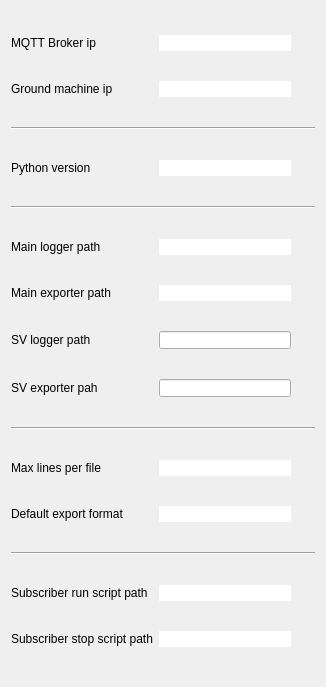
             <widget class="QWidget" name="settings_scroll_area_widget">
              <property name="geometry">
               <rect>
                <x>0</x>
                <y>0</y>
                <width>326</width>
                <height>687</height>
               </rect>
              </property>
              <property name="styleSheet">
               <string notr="true"/>
              </property>
              <layout class="QGridLayout" name="gridLayout_22">
               <item row="7" column="0" alignment="Qt::AlignVCenter">
                <widget class="QLabel" name="label_65">
                 <property name="text">
                  <string>SV logger path</string>
                 </property>
                </widget>
               </item>
               <item row="12" column="0" alignment="Qt::AlignVCenter">
                <widget class="QLabel" name="label_40">
                 <property name="text">
                  <string>Default export format</string>
                 </property>
                </widget>
               </item>
               <item row="6" column="0" alignment="Qt::AlignVCenter">
                <widget class="QLabel" name="label_39">
                 <property name="text">
                  <string>Main exporter path</string>
                 </property>
                </widget>
               </item>
               <item row="5" column="1">
                <widget class="QLineEdit" name="settings_logger_path">
                 <property name="styleSheet">
                  <string notr="true">margin-right: 24px;</string>
                 </property>
                 <property name="frame">
                  <bool>false</bool>
                 </property>
                </widget>
               </item>
               <item row="9" column="0" alignment="Qt::AlignVCenter">
                <widget class="QLabel" name="label_66">
                 <property name="text">
                  <string>SV exporter pah</string>
                 </property>
                </widget>
               </item>
               <item row="3" column="1">
                <widget class="QLineEdit" name="settings_py_version">
                 <property name="styleSheet">
                  <string notr="true">margin-right: 24px;</string>
                 </property>
                 <property name="frame">
                  <bool>false</bool>
                 </property>
                </widget>
               </item>
               <item row="13" column="0" colspan="2">
                <widget class="Line" name="line_3">
                 <property name="orientation">
                  <enum>Qt::Horizontal</enum>
                 </property>
                </widget>
               </item>
               <item row="9" column="1">
                <widget class="QLineEdit" name="settings_svexporter_path">
                 <property name="styleSheet">
                  <string notr="true">margin-right: 24px;</string>
                 </property>
                </widget>
               </item>
               <item row="12" column="1">
                <widget class="QLineEdit" name="settings_export_format">
                 <property name="styleSheet">
                  <string notr="true">margin-right: 24px;</string>
                 </property>
                 <property name="frame">
                  <bool>false</bool>
                 </property>
                </widget>
               </item>
               <item row="6" column="1">
                <widget class="QLineEdit" name="settings_exporter_path">
                 <property name="styleSheet">
                  <string notr="true">margin-right: 24px;</string>
                 </property>
                 <property name="frame">
                  <bool>false</bool>
                 </property>
                </widget>
               </item>
               <item row="1" column="1">
                <widget class="QLineEdit" name="settings_ground_ip">
                 <property name="styleSheet">
                  <string notr="true">margin-right: 24px;</string>
                 </property>
                 <property name="frame">
                  <bool>false</bool>
                 </property>
                </widget>
               </item>
               <item row="11" column="1">
                <widget class="QLineEdit" name="settings_max_lines">
                 <property name="styleSheet">
                  <string notr="true">margin-right: 24px;</string>
                 </property>
                 <property name="frame">
                  <bool>false</bool>
                 </property>
                </widget>
               </item>
               <item row="3" column="0" alignment="Qt::AlignVCenter">
                <widget class="QLabel" name="label_43">
                 <property name="text">
                  <string>Python version</string>
                 </property>
                </widget>
               </item>
               <item row="4" column="0" colspan="2">
                <widget class="Line" name="line_2">
                 <property name="orientation">
                  <enum>Qt::Horizontal</enum>
                 </property>
                </widget>
               </item>
               <item row="14" column="1">
                <widget class="QLineEdit" name="settings_sub_run_path">
                 <property name="styleSheet">
                  <string notr="true">margin-right: 24px;</string>
                 </property>
                 <property name="frame">
                  <bool>false</bool>
                 </property>
                </widget>
               </item>
               <item row="15" column="1">
                <widget class="QLineEdit" name="settings_sub_stop_path">
                 <property name="styleSheet">
                  <string notr="true">margin-right: 24px;</string>
                 </property>
                 <property name="frame">
                  <bool>false</bool>
                 </property>
                </widget>
               </item>
               <item row="2" column="0" colspan="2">
                <widget class="Line" name="line">
                 <property name="orientation">
                  <enum>Qt::Horizontal</enum>
                 </property>
                </widget>
               </item>
               <item row="0" column="1">
                <widget class="QLineEdit" name="settings_broker_ip">
                 <property name="styleSheet">
                  <string notr="true">margin-right: 24px;</string>
                 </property>
                 <property name="frame">
                  <bool>false</bool>
                 </property>
                </widget>
               </item>
               <item row="5" column="0" alignment="Qt::AlignVCenter">
                <widget class="QLabel" name="label_46">
                 <property name="text">
                  <string>Main logger path</string>
                 </property>
                </widget>
               </item>
               <item row="0" column="0" alignment="Qt::AlignVCenter">
                <widget class="QLabel" name="label_36">
                 <property name="text">
                  <string>MQTT Broker ip</string>
                 </property>
                </widget>
               </item>
               <item row="7" column="1">
                <widget class="QLineEdit" name="settings_svlogger_path">
                 <property name="styleSheet">
                  <string notr="true">margin-right: 24px;</string>
                 </property>
                </widget>
               </item>
               <item row="14" column="0" alignment="Qt::AlignVCenter">
                <widget class="QLabel" name="label_41">
                 <property name="text">
                  <string>Subscriber run script path</string>
                 </property>
                </widget>
               </item>
               <item row="11" column="0" alignment="Qt::AlignVCenter">
                <widget class="QLabel" name="label_44">
                 <property name="text">
                  <string>Max lines per file</string>
                 </property>
                </widget>
               </item>
               <item row="1" column="0" alignment="Qt::AlignVCenter">
                <widget class="QLabel" name="label_37">
                 <property name="text">
                  <string>Ground machine ip</string>
                 </property>
                </widget>
               </item>
               <item row="15" column="0" alignment="Qt::AlignVCenter">
                <widget class="QLabel" name="label_42">
                 <property name="text">
                  <string>Subscriber stop script path</string>
                 </property>
                </widget>
               </item>
               <item row="10" column="0" colspan="2">
                <widget class="Line" name="line_12">
                 <property name="orientation">
                  <enum>Qt::Horizontal</enum>
                 </property>
                </widget>
               </item>
              </layout>
             </widget>
